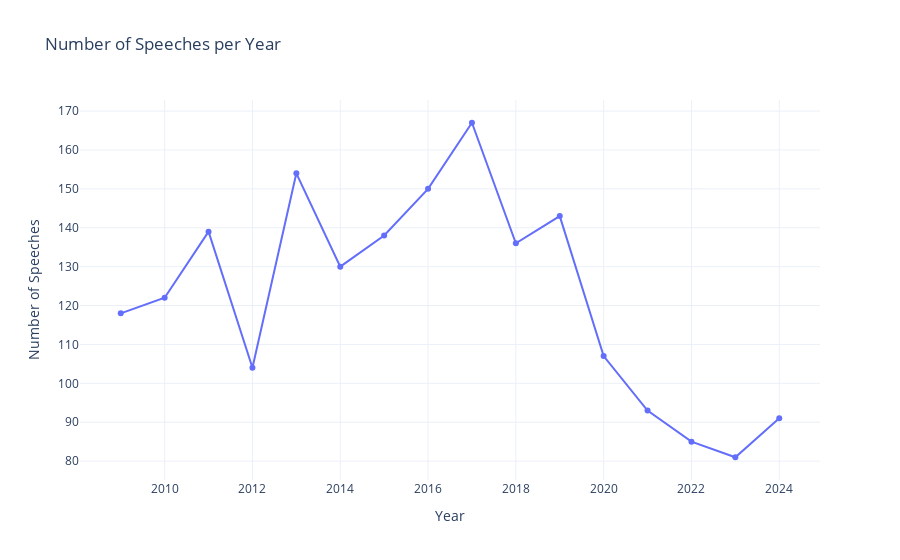
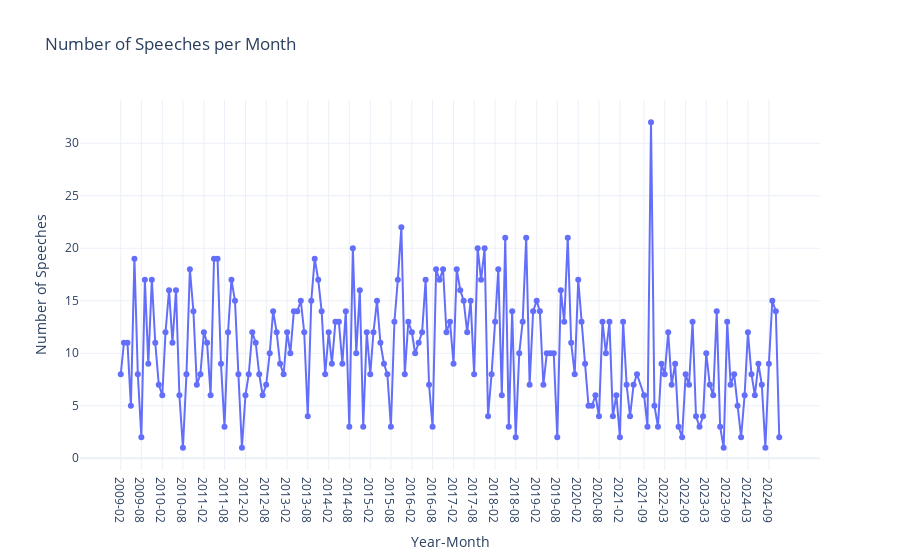

Here is the notebook cell these charts were saved with, in order:
### Code cell
# Plotting speeches per year and speeches per month
speeches_per_year = speeches.groupby('year').size()
speeches_per_month = speeches.groupby('year_month').size()
speeches_per_month.index = speeches_per_month.index.astype(str)  # Convert PeriodIndex to string

# Plotting speeches per year
fig_year = px.line(
    x=speeches_per_year.index, 
    y=speeches_per_year.values, 
    labels={'x': 'Year', 'y': 'Number of Speeches'},
    title="Number of Speeches per Year"
)
fig_year.update_traces(mode="lines+markers")
fig_year.update_layout(
    xaxis=dict(title="Year"),
    yaxis=dict(title="Number of Speeches"),
    template="plotly_white"
)
fig_year.show()

# Plotting speeches per month
fig_month = px.line(
    x=speeches_per_month.index, 
    y=speeches_per_month.values, 
    labels={'x': 'Year-Month', 'y': 'Number of Speeches'},
    title="Number of Speeches per Month"
)
fig_month.update_traces(mode="lines+markers")
fig_month.update_layout(
    xaxis=dict(
        title="Year-Month",
        tickmode="array",
        tickvals=speeches_per_month.index[::6],  # Show every 6th month
        ticktext=[str(val) for val in speeches_per_month.index[::6]],  # Convert to string
    ),
    yaxis=dict(title="Number of Speeches"),
    template="plotly_white"
)
fig_month.show()

### Figure 1 — Plotly figure (JSON) as saved in the notebook; plotly's stock layout.template omitted (floating-point values rounded to 4 significant figures)
{"data": [{"hovertemplate": "Year=%{x}<br>Number of Speeches=%{y}<extra></extra>", "legendgroup": "", "line": {"color": "#636efa", "dash": "solid"}, "marker": {"symbol": "circle"}, "mode": "lines+markers", "name": "", "orientation": "v", "showlegend": false, "type": "scatter", "x": [2009, 2010, 2011, 2012, 2013, 2014, 2015, 2016, 2017, 2018, 2019, 2020, 2021, 2022, 2023, 2024], "xaxis": "x", "y": [118, 122, 139, 104, 154, 130, 138, 150, 167, 136, 143, 107, 93, 85, 81, 91], "yaxis": "y"}], "layout": {"legend": {"tracegroupgap": 0}, "title": {"text": "Number of Speeches per Year"}, "xaxis": {"anchor": "y", "domain": [0, 1], "title": {"text": "Year"}}, "yaxis": {"anchor": "x", "domain": [0, 1], "title": {"text": "Number of Speeches"}}}}

### Figure 2 — Plotly figure (JSON) as saved in the notebook; plotly's stock layout.template omitted (floating-point values rounded to 4 significant figures; data arrays with more than 128 entries replaced by an {"elided": "..."} marker saying what was removed)
{"data": [{"hovertemplate": "Year-Month=%{x}<br>Number of Speeches=%{y}<extra></extra>", "legendgroup": "", "line": {"color": "#636efa", "dash": "solid"}, "marker": {"symbol": "circle"}, "mode": "lines+markers", "name": "", "orientation": "v", "showlegend": false, "type": "scatter", "x": {"elided": "190 str values"}, "xaxis": "x", "y": {"elided": "190 int values"}, "yaxis": "y"}], "layout": {"legend": {"tracegroupgap": 0}, "title": {"text": "Number of Speeches per Month"}, "xaxis": {"anchor": "y", "domain": [0, 1], "tickmode": "array", "ticktext": ["2009-02", "2009-08", "2010-02", "2010-08", "2011-02", "2011-08", "2012-02", "2012-08", "2013-02", "2013-08", "2014-02", "2014-08", "2015-02", "2015-08", "2016-02", "2016-08", "2017-02", "2017-08", "2018-02", "2018-08", "2019-02", "2019-08", "2020-02", "2020-08", "2021-02", "2021-09", "2022-03", "2022-09", "2023-03", "2023-09", "2024-03", "2024-09"], "tickvals": ["2009-02", "2009-08", "2010-02", "2010-08", "2011-02", "2011-08", "2012-02", "2012-08", "2013-02", "2013-08", "2014-02", "2014-08", "2015-02", "2015-08", "2016-02", "2016-08", "2017-02", "2017-08", "2018-02", "2018-08", "2019-02", "2019-08", "2020-02", "2020-08", "2021-02", "2021-09", "2022-03", "2022-09", "2023-03", "2023-09", "2024-03", "2024-09"], "title": {"text": "Year-Month"}}, "yaxis": {"anchor": "x", "domain": [0, 1], "title": {"text": "Number of Speeches"}}}}
